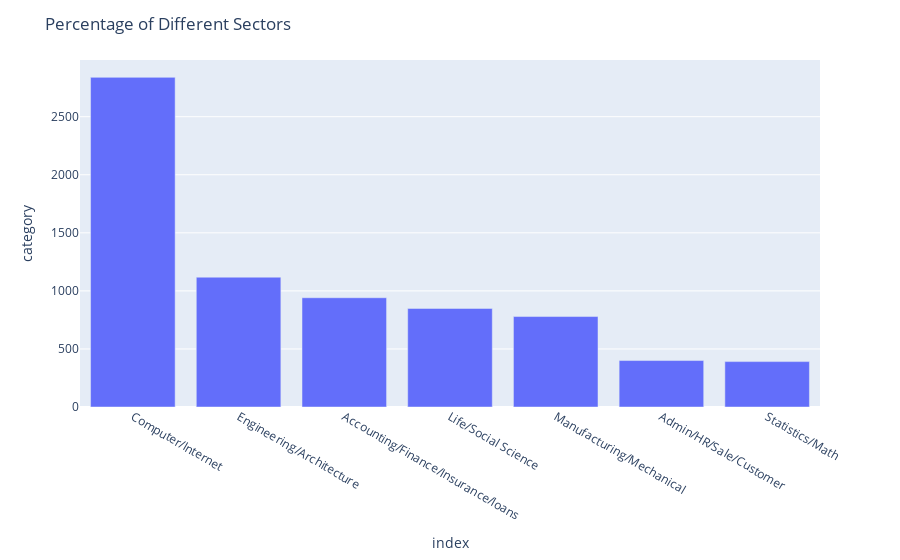

Source (notebook cell):
### Code cell
import plotly.express as px
fig = px.bar(data1,y='category')
fig.update_layout(title = 'Percentage of Different Sectors')

### Figure 1 — Plotly figure (JSON) as saved in the notebook; plotly's stock layout.template omitted (floating-point values rounded to 4 significant figures)
{"data": [{"alignmentgroup": "True", "hovertemplate": "index=%{x}<br>category=%{y}<extra></extra>", "legendgroup": "", "marker": {"color": "#636efa"}, "name": "", "offsetgroup": "", "orientation": "v", "showlegend": false, "textposition": "auto", "type": "bar", "x": ["Computer/Internet", "Engineering/Architecture", "Accounting/Finance/Insurance/loans", "Life/Social Science", "Manufacturing/Mechanical", "Admin/HR/Sale/Customer", "Statistics/Math"], "xaxis": "x", "y": [2839, 1118, 941, 849, 779, 400, 391], "yaxis": "y"}], "layout": {"barmode": "relative", "legend": {"tracegroupgap": 0}, "margin": {"t": 60}, "title": {"text": "Percentage of Different Sectors"}, "xaxis": {"anchor": "y", "domain": [0, 1], "title": {"text": "index"}}, "yaxis": {"anchor": "x", "domain": [0, 1], "title": {"text": "category"}}}}
